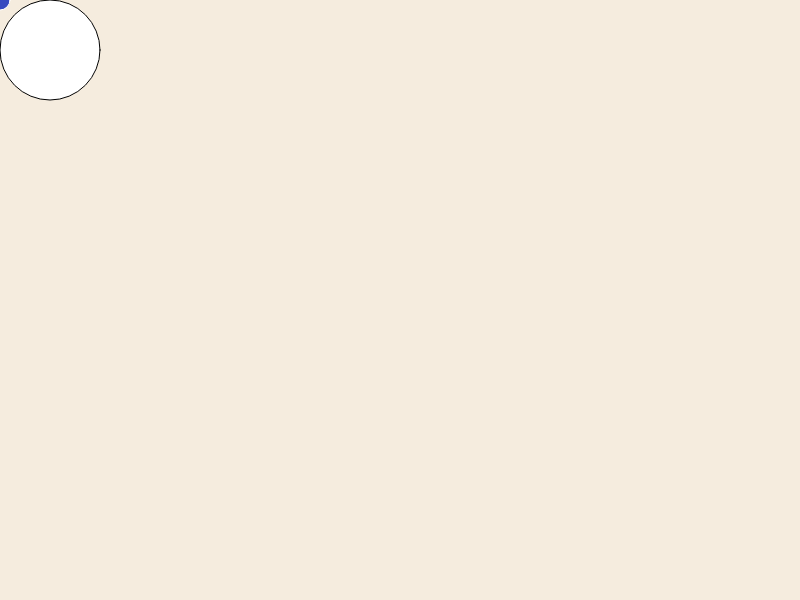
Frame 1 (no input)
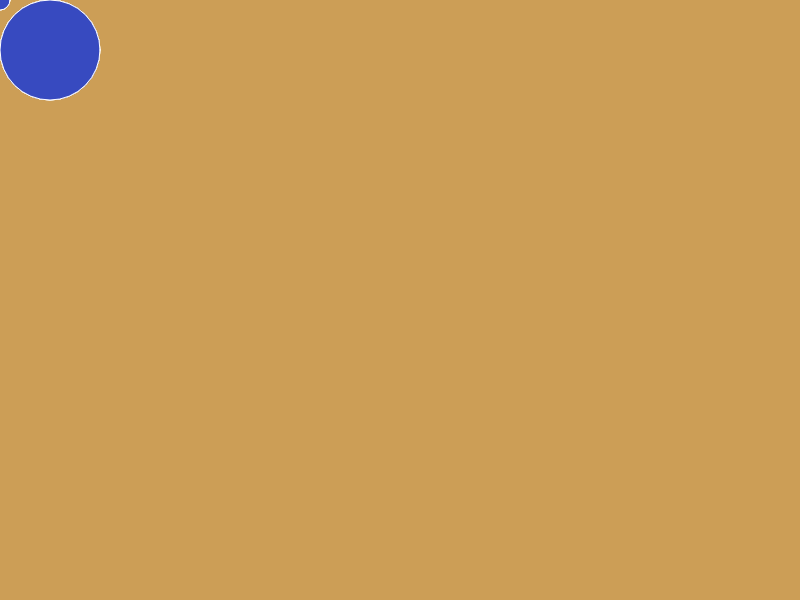
Frame 60 (no input)
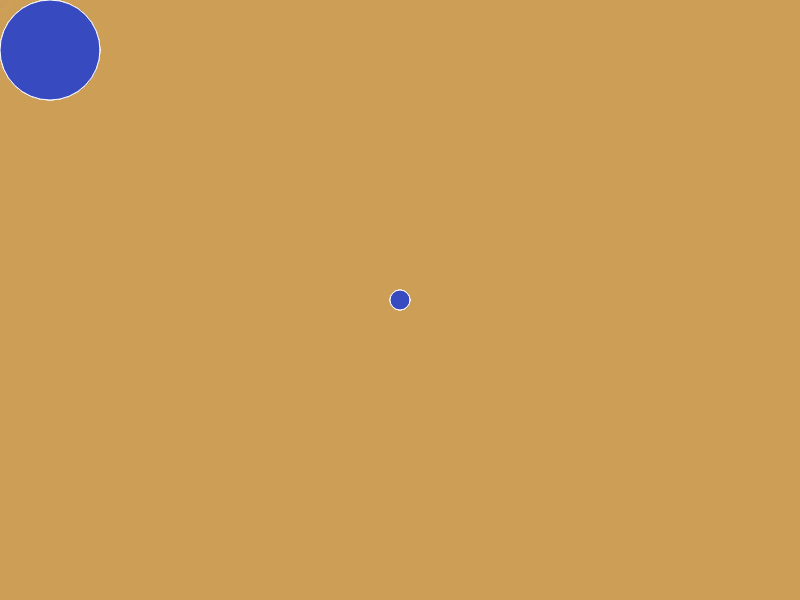
Frame 120 (the mouse pressed at the canvas centre since frame 60)

The p5.js sketch that drew these frames (run headless with seeded random() and noise() and a simulated clock; from frame 60 on, the mouse is pressed at the canvas centre):

// p5.js sketch
// ── sketch.js
function setup() {
  // this is a comment
  createCanvas(800, 600); // width and height
}

function draw() {
  // donald trump's hair:
  background(202, 159, 90, 50); // red, green, blue, alpha
  
  ellipse(50, 50, 100, 100); // painter's algorithm
  fill(55, 74, 192);
  stroke(255, 255, 255);
  ellipse(mouseX, mouseY, 20, 20);
}
